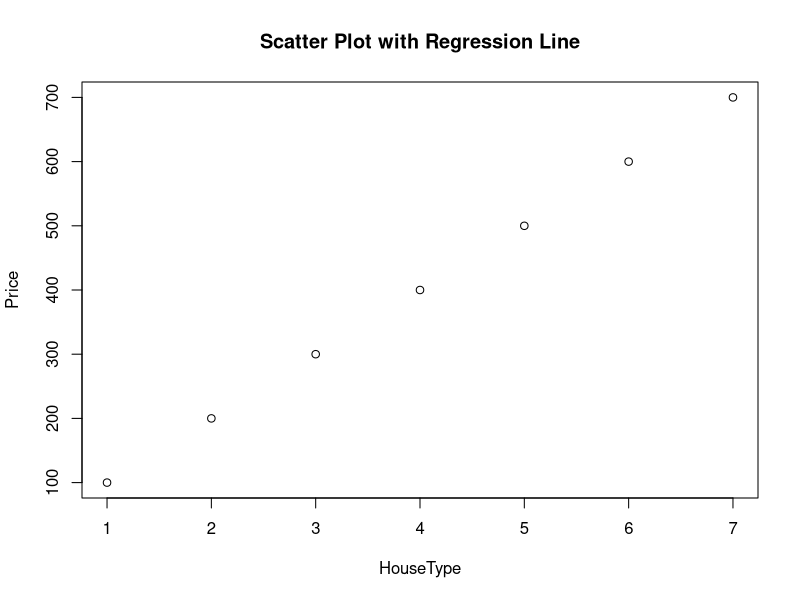

The R script that drew this image: (Note: this script raises an error after producing the figure.)
price <- c(100, 200, 300, 400, 500, 600, 700)
HouseType <- c(1, 2, 3, 4, 5, 6, 7)

model <- lm(price ~ HouseType)


plot(HouseType, price, main = "Scatter Plot with Regression Line", xlab = "HouseType", ylab = "Price")



price =-8.594e-14 + 1.000e+02(HouseType)



abline(model)

#summary(model)

datanew <- data.frame(HouseType=8)

predict(model, datanew)

